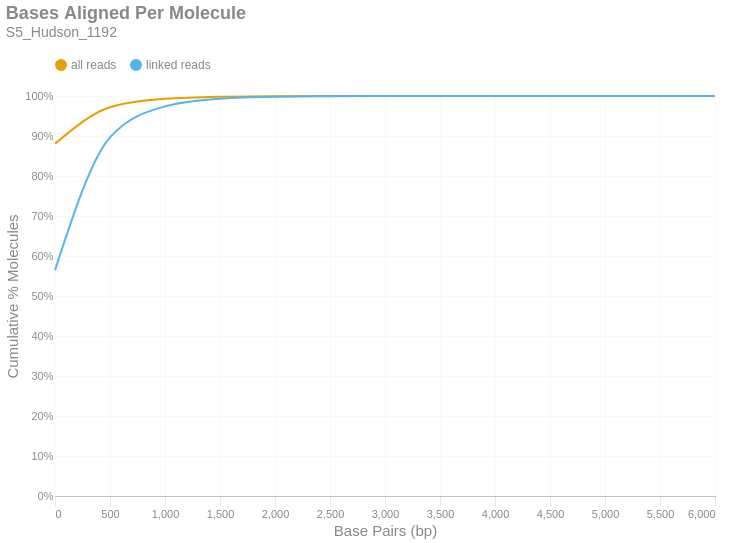

The notebook cell this image was saved under:
### Markdown cell above
### Bases Aligned Per Molecule
This is a cumulative frequency distribution showing the number of base pairs aligned per unique molecule. These data are shown in 500 bp bins. There are two distributions: one with `all reads` (yellow) and another with only `linked reads` (blue). The percent of molecules in the `linked reads` distribution is relative to the total number of linked molecules.

### Code cell
if SKIPLR:
    print_html(f"Skipped")
else:
    binned_df = consolidated_hist(valids['aligned_bp'], mask, 500, True)
    with SafeRender(binned_df):
        (
            density_plot(binned_df, 'Bases Aligned Per Molecule', samplename, 'basesper')
            .encode(
                x=alt.X('bin:Q', title="Base Pairs (bp)").axis(tickMinStep=500).scale(padding=0),
                y=alt.Y('value:Q', title='Cumulative % Molecules')
                    .axis(format='%')
                    .scale(domain = [0,1])
                    .stack(False),
                color=alt.Color("key:N").scale(domain = ["all reads", "linked reads"]),
                tooltip = [
                    alt.Tooltip("key:N", title = "Data Type"),
                    alt.Tooltip("range_label:N", title="Bases Aligned Per Molecule"),
                    alt.Tooltip("value:Q", format = ".2%", title="% Molecules (Cum.)")
                ]
            )
        ).display()

### Figure 1 — Vega-Lite specification as saved in the notebook (floating-point values rounded to 4 significant figures)
{"width": "container", "height": 400, "config": {"title": {"anchor": "start", "dy": -15, "fontSize": 18, "color": "#888888", "subtitleColor": "#888888", "subtitleFontSize": 14}, "arc": {"fill": "#0072B2"}, "axis": {"domainColor": "#888888", "domainWidth": 0.5, "gridWidth": 0.2, "grid": false, "titleFontWeight": 400, "titleFontSize": 15, "labelFontSize": 11, "labelColor": "#888888", "tickColor": "#888888", "tickWidth": 0.2, "titleColor": "#888888"}, "axisBand": {"grid": false}, "axisX": {"grid": true, "tickSize": 10, "domainCap": "round"}, "axisY": {"domain": false, "grid": true, "tickSize": 0, "domainCap": "round"}, "background": "transparent", "header": {"labelFontSize": 15, "labelColor": "#888888", "titleFontSize": 15, "titleFontWeight": 600, "titleColor": "#888888"}, "legend": {"labelFont": "sans-serif", "labelFontSize": 12, "labelColor": "#888888", "symbolSize": 100, "symbolType": "circle", "titleFontSize": 12, "titlePadding": 10, "titleColor": "#888888", "title": null, "orient": "top"}, "range": {"category": ["#E69F00", "#56B4E9", "#009E73", "#F0E442", "#0072B2", "#D55E00", "#CC79A7", "#000000"], "diverging": ["#cfe8f3", "#a2d4ec", "#73bfe2", "#46abdb", "#1696d2", "#12719e"]}, "area": {"fill": "#0072B2", "fillOpacity": 0.7, "line": true, "strokeOpacity": 0.7}, "line": {"color": "#0072B2", "stroke": "#0072B2", "strokeWidth": 2}, "trail": {"color": "#0072B2", "stroke": "#0072B2", "strokeWidth": 0, "size": 1}, "point": {"filled": true, "fillOpacity": 1.0, "size": 95}, "text": {"color": "#888888", "fontSize": 11, "align": "right", "fontWeight": 400, "size": 11}, "bar": {"fill": "#0072B2", "stroke": null}, "view": {"stroke": null, "continuousWidth": 660, "continuousHeight": 400}}, "data": {"name": "data-77c4dd999b7bb082e5a0917c5a677b8e"}, "mark": {"type": "line", "interpolate": "monotone", "point": {"opacity": 0, "size": 275}}, "encoding": {"color": {"field": "key", "scale": {"domain": ["all reads", "linked reads"]}, "type": "nominal"}, "tooltip": [{"field": "key", "title": "Data Type", "type": "nominal"}, {"field": "range_label", "title": "Bases Aligned Per Molecule", "type": "nominal"}, {"field": "value", "format": ".2%", "title": "% Molecules (Cum.)", "type": "quantitative"}], "x": {"axis": {"tickMinStep": 500}, "field": "bin", "scale": {"padding": 0}, "title": "Base Pairs (bp)", "type": "quantitative"}, "y": {"axis": {"format": "%"}, "field": "value", "scale": {"domain": [0, 1]}, "stack": false, "title": "Cumulative % Molecules", "type": "quantitative"}}, "params": [{"name": "param_c36ac31b6afebe62", "select": {"type": "point", "fields": ["key"]}, "bind": "legend"}], "title": {"text": "Bases Aligned Per Molecule", "subtitle": "S5_Hudson_1192"}, "transform": [{"fold": ["all reads (cumsum)", "linked reads (cumsum)"]}, {"calculate": "replace(datum.key, ' (cumsum)', '')", "as": "key"}, {"filter": {"param": "param_c36ac31b6afebe62"}}], "usermeta": {"embedOptions": {"downloadFileName": "S5_Hudson_1192.basesper"}}, "$schema": "https://vega.github.io/schema/vega-lite/v6.1.0.json", "datasets": {"data-77c4dd999b7bb082e5a0917c5a677b8e": [{"bin": "0.0", "interval": "0.0-500.0", "all reads": 0.8805, "linked reads": 0.5646, "all reads (cumsum)": 0.8805, "linked reads (cumsum)": 0.5646, "range_label": "0-499"}, {"bin": "500.0", "interval": "500.0-1000.0", "all reads": 0.0913, "linked reads": 0.3322, "all reads (cumsum)": 0.9718, "linked reads (cumsum)": 0.8968, "range_label": "500-999"}, {"bin": "1000.0", "interval": "1000.0-1500.0", "all reads": 0.02115, "linked reads": 0.07732, "all reads (cumsum)": 0.9929, "linked reads (cumsum)": 0.9741, "range_label": "1000-1499"}, {"bin": "1500.0", "interval": "1500.0-2000.0", "all reads": 0.005259, "linked reads": 0.01923, "all reads (cumsum)": 0.9982, "linked reads (cumsum)": 0.9933, "range_label": "1500-1999"}, {"bin": "2000.0", "interval": "2000.0-2500.0", "all reads": 0.001348, "linked reads": 0.004931, "all reads (cumsum)": 0.9995, "linked reads (cumsum)": 0.9982, "range_label": "2000-2499"}, {"bin": "2500.0", "interval": "2500.0-3000.0", "all reads": 0.0003291, "linked reads": 0.001204, "all reads (cumsum)": 0.9998, "linked reads (cumsum)": 0.9994, "range_label": "2500-2999"}, {"bin": "3000.0", "interval": "3000.0-3500.0", "all reads": 9.827e-05, "linked reads": 0.0003594, "all reads (cumsum)": 0.9999, "linked reads (cumsum)": 0.9998, "range_label": "3000-3499"}, {"bin": "3500.0", "interval": "3500.0-4000.0", "all reads": 3.254e-05, "linked reads": 0.000119, "all reads (cumsum)": 1.0, "linked reads (cumsum)": 0.9999, "range_label": "3500-3999"}, {"bin": "4000.0", "interval": "4000.0-4500.0", "all reads": 1.353e-05, "linked reads": 4.95e-05, "all reads (cumsum)": 1.0, "linked reads (cumsum)": 1.0, "range_label": "4000-4499"}, {"bin": "4500.0", "interval": "4500.0-5000.0", "all reads": 4.994e-06, "linked reads": 1.827e-05, "all reads (cumsum)": 1.0, "linked reads (cumsum)": 1.0, "range_label": "4500-4999"}, {"bin": "5000.0", "interval": "5000.0-5500.0", "all reads": 1.611e-06, "linked reads": 5.892e-06, "all reads (cumsum)": 1.0, "linked reads (cumsum)": 1.0, "range_label": "5000-5499"}, {"bin": "5500.0", "interval": "5500.0-6000.0", "all reads": 9.666e-07, "linked reads": 3.535e-06, "all reads (cumsum)": 1.0, "linked reads (cumsum)": 1.0, "range_label": "5500-5999"}, {"bin": "6000.0", "interval": "6000.0-6500.0", "all reads": 3.222e-07, "linked reads": 1.178e-06, "all reads (cumsum)": 1.0, "linked reads (cumsum)": 1.0, "range_label": "6000-6499"}]}}
